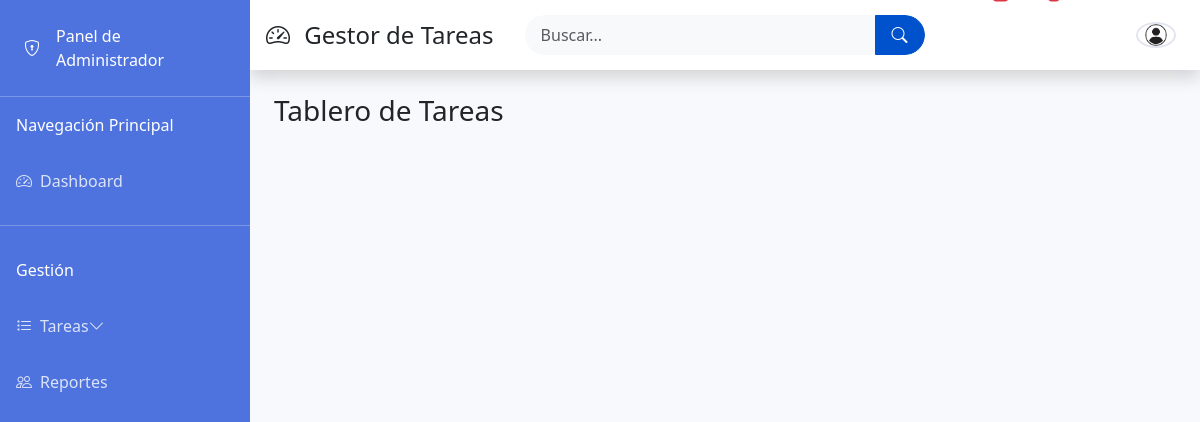
The app's page /tablero.php (signed in), older data.
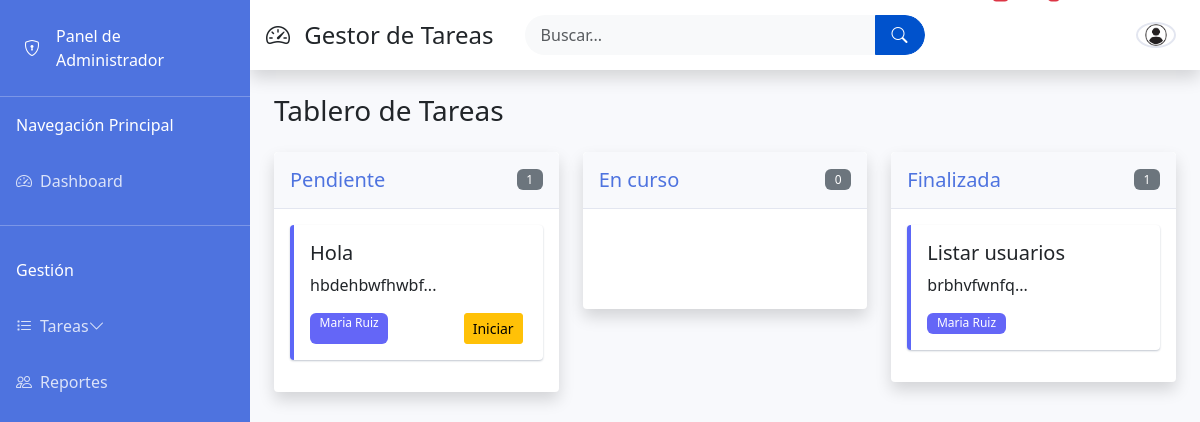
The same page, newer data.
### tables this page shows
CREATE TABLE `estatus` (
  `id_estatus` int(11) NOT NULL,
  `nombre` varchar(50) NOT NULL
);

CREATE TABLE `tareas` (
  `id_tarea` int(11) NOT NULL,
  `id_usuario` int(11) NOT NULL,
  `id_usuario_asignado` int(11) NOT NULL,
  `titulo` varchar(255) NOT NULL,
  `descripcion` text,
  `herramientas` text,
  `id_estatus` int(11) NOT NULL,
  `fecha_creacion` datetime DEFAULT CURRENT_TIMESTAMP,
  `fecha_actualizacion` datetime DEFAULT NULL ON UPDATE CURRENT_TIMESTAMP,
  `fecha_finalizacion` datetime DEFAULT NULL
);

CREATE TABLE `usuarios` (
  `id_usuario` int(11) NOT NULL,
  `nombre` varchar(100) NOT NULL,
  `usuario` varchar(50) NOT NULL,
  `contraseña` varchar(255) NOT NULL,
  `email` varchar(255) NOT NULL,
  `telefono` int(11) NOT NULL,
  `id_departamento` int(11) DEFAULT NULL,
  `id_cargo` int(11) DEFAULT NULL,
  `id_rol` int(11) DEFAULT NULL,
  `fecha_registro` datetime DEFAULT CURRENT_TIMESTAMP
);

### tablero.php (the view, shortened to what this page needs)
<?php
require_once 'config.php';
$estados = [];
$query_estados = $conexion->query("SELECT * FROM estatus");
if ($query_estados) {
    $estados = $query_estados->fetch_all(MYSQLI_ASSOC);
}
$tareas_por_estado = [];
foreach ($estados as $estado) {
    $id_estatus = $estado['id_estatus'];
    if (esAdmin()) {
        $stmt = $conexion->prepare("
            SELECT t.*, u.nombre as asignado, e.nombre as estado
            FROM tareas t
            JOIN usuarios u ON t.id_usuario_asignado = u.id_usuario
            JOIN estatus e ON t.id_estatus = e.id_estatus
            WHERE t.id_estatus = ?
        ");
    } else {
        $stmt = $conexion->prepare("
            SELECT t.*, u.nombre as asignado, e.nombre as estado
            FROM tareas t
            JOIN usuarios u ON t.id_usuario_asignado = u.id_usuario
            JOIN estatus e ON t.id_estatus = e.id_estatus
            WHERE t.id_estatus = ? AND t.id_usuario_asignado = ?
        ");
        $stmt->bind_param("ii", $id_estatus, $_SESSION['id_usuario']);
    }
    $stmt->execute();
    $result = $stmt->get_result();
    $tareas_por_estado[$id_estatus] = $result->fetch_all(MYSQLI_ASSOC);
}
include 'header.php';
?>
<div class="container-fluid">
    <h1 class="h3 mb-4 text-gray-800">Tablero de Tareas</h1>
    <div class="kanban-board">
        <div class="row">
            <?php foreach ($estados as $estado): ?>
                <div class="col-lg-4 col-md-6">
                    <div class="card shadow mb-4">
                        <div class="card-header py-3 d-flex flex-row align-items-center justify-content-between">
                            <h5 class="m-0 font-weight-bold text-primary"><?= $estado['nombre'] ?></h5>
                            <span class="badge bg-secondary"><?= count($tareas_por_estado[$estado['id_estatus']]) ?></span>
                        </div>
                        <div class="card-body" id="estado-<?= $estado['id_estatus'] ?>" data-estado-id="<?= $estado['id_estatus'] ?>">
                            <?php foreach ($tareas_por_estado[$estado['id_estatus']] as $tarea): ?>
                                <div class="card task-card mb-3" data-task-id="<?= $tarea['id_tarea'] ?>" draggable="true">
                                    <div class="card-body">
                                        <h5 class="card-title"><?= htmlspecialchars($tarea['titulo']) ?></h5>
                                        <p class="card-text"><?= htmlspecialchars(substr($tarea['descripcion'], 0, 100)) ?>...</p>
                                        <div class="d-flex justify-content-between">
                                            <span class="badge bg-info"><?= $tarea['asignado'] ?></span>
                                            <?php if ($tarea['id_estatus'] == 1 || $tarea['id_estatus'] == 1): ?>
                                                <form method="get" class="me-1">
                                                    <button type="submit" class="btn btn-sm btn-warning" title="Iniciar tarea">
                                                        <a><i class="fas fa-play"></i> Iniciar</a>
                                                    </button>
                                                </form>
                                            <?php endif; ?>
                                        </div>
                                    </div>
                                </div>
                            <?php endforeach; ?>
                        </div>
                    </div>
                </div>
            <?php endforeach; ?>
        </div>
    </div>
</div>
<?php include 'footer.php'; ?>

Row changes from the older to the newer data that the page shows:
added estatus: nombre "Pendiente", id_estatus "1"
added tareas: titulo "Hola", descripcion "hbdehbwfhwbf", id_usuario.nombre "Maria Ruiz", shown under "Pendiente"
added estatus: nombre "En curso", id_estatus "0"
added estatus: nombre "Finalizada", id_estatus "1"
added tareas: titulo "Listar usuarios", descripcion "brbhvfwnfq", id_usuario_asignado.nombre "Maria Ruiz", shown under "Finalizada"
